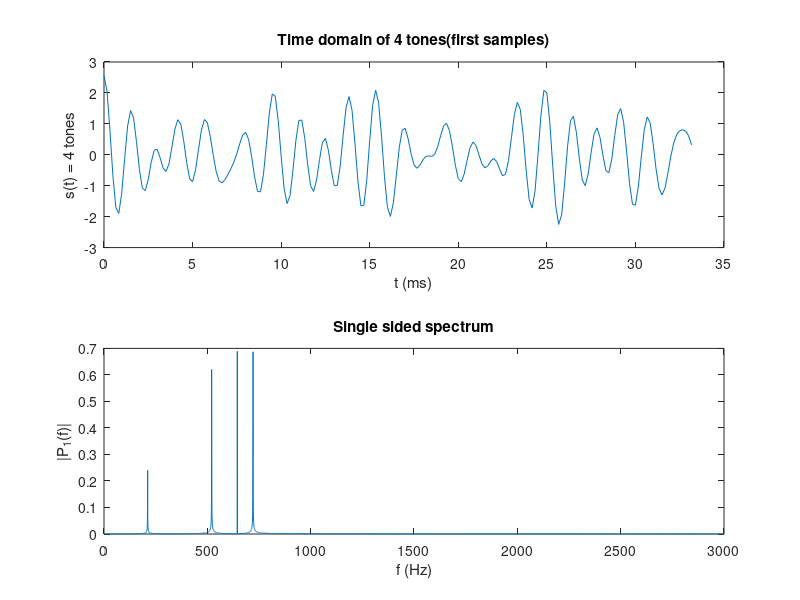

Here is the MATLAB script that generated this plot:
clc
clear all

% Declare time
Fs = 6000;                  % Max frequency of signal must be lower than Fs/2
LEN = 10000;
t = (0:LEN-1) / Fs;
% Ranges - Define the expression of signal s(t) - find Amplitudes and
% Frequencies
f_ranges = 200:1000;
A_ranges = 0.25:0.01:0.99;
NUM = 4;
f_list = f_ranges(randi(length(f_ranges), 1, NUM))
A_list = A_ranges(randi(length(A_ranges), 1, NUM))
s = 0;
for i = 1:NUM
    A = A_list(i);
    f = f_list(i);
    s = s + A * cos(2*pi*f*t);
end


% Create the single sided spectrum of time signal s(t)
stop = LEN / 50;
S = fft(s);
f = Fs/LEN * (0:LEN/2);
P2 = abs(S / LEN);                  % Two sided P2
P1 = P2(1 : 1+LEN/2);               % Single sided P1
P1(2:end-1) = 2*P1(2:end-1);

subplot(2, 1, 1);
plot(1000*t(1:stop), s(1:stop));
title("Time domain of 4 tones(first samples)");
xlabel("t (ms)");
ylabel("s(t) = 4 tones");

subplot(2, 1, 2);
plot(f, P1);
title("Single sided spectrum");
xlabel("f (Hz)");
ylabel("|P_1(f)|");

% Sound
sound(s, Fs);
